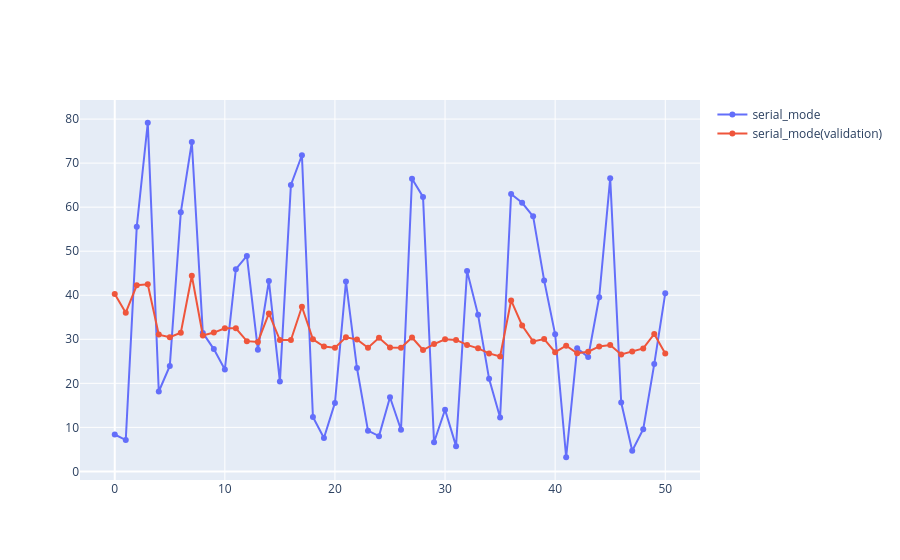

Write notebook code for a chart like this one.
### Code cell
plot_training_best_fitness(fitness_df["serial_mode"], validation_fitness=True, axes_label="serial_mode")
